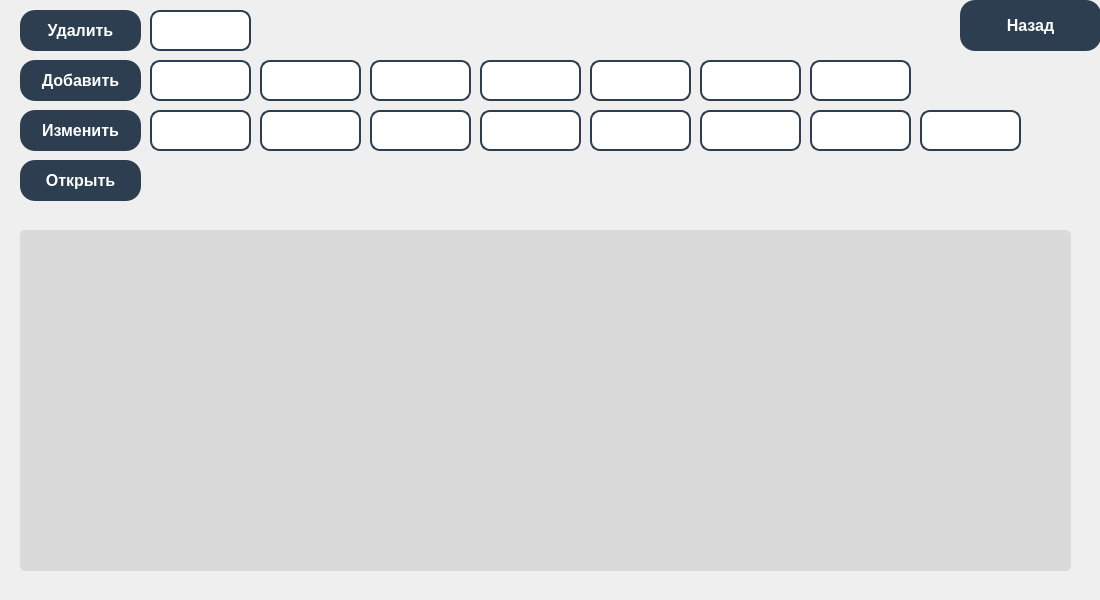
<?xml version="1.0" encoding="UTF-8"?>
<ui version="4.0">
 <class>MainWindow</class>
 <widget class="QMainWindow" name="MainWindow">
  <property name="geometry">
   <rect>
    <x>0</x>
    <y>0</y>
    <width>1100</width>
    <height>600</height>
   </rect>
  </property>
  <property name="minimumSize">
   <size>
    <width>1100</width>
    <height>600</height>
   </size>
  </property>
  <property name="maximumSize">
   <size>
    <width>1100</width>
    <height>600</height>
   </size>
  </property>
  <property name="sizeIncrement">
   <size>
    <width>1100</width>
    <height>600</height>
   </size>
  </property>
  <property name="baseSize">
   <size>
    <width>1100</width>
    <height>600</height>
   </size>
  </property>
  <property name="windowTitle">
   <string>drivers</string>
  </property>
  <property name="styleSheet">
   <string notr="true">/* Стили для фона */
QFrame#backgroundFrame {
    background-color: #f1f1f1;
}
font-family: &quot;Roboto&quot;, Arial, sans-serif;</string>
  </property>
  <widget class="QWidget" name="centralwidget">
   <widget class="QTableWidget" name="tableWidget">
    <property name="geometry">
     <rect>
      <x>20</x>
      <y>230</y>
      <width>1051</width>
      <height>341</height>
     </rect>
    </property>
    <property name="styleSheet">
     <string notr="true">background-color: rgb(218, 218, 218);
border-radius: 5px;</string>
    </property>
    <property name="dragEnabled">
     <bool>true</bool>
    </property>
   </widget>
   <widget class="QPushButton" name="Dell">
    <property name="geometry">
     <rect>
      <x>20</x>
      <y>10</y>
      <width>121</width>
      <height>41</height>
     </rect>
    </property>
    <property name="styleSheet">
     <string notr="true">/* Стили для обычной кнопки */
QPushButton {
    border: none;
    border-radius: 15px;
    padding: 10px 20px;
    font-size: 16px;
    font-weight: bold;
    color: white;
    background-color: #2c3e50;
}

/* Стили для кнопки при наведении */
QPushButton:hover {
    background-color: #34495e;
}

/* Стили для кнопки при нажатии */
QPushButton:pressed {
    background-color: #1f2b36;
}
</string>
    </property>
    <property name="text">
     <string>Удалить</string>
    </property>
   </widget>
   <widget class="QPushButton" name="Add">
    <property name="geometry">
     <rect>
      <x>20</x>
      <y>60</y>
      <width>121</width>
      <height>41</height>
     </rect>
    </property>
    <property name="styleSheet">
     <string notr="true">/* Стили для обычной кнопки */
QPushButton {
    border: none;
    border-radius: 15px;
    padding: 10px 20px;
    font-size: 16px;
    font-weight: bold;
    color: white;
    background-color: #2c3e50;
}

/* Стили для кнопки при наведении */
QPushButton:hover {
    background-color: #34495e;
}

/* Стили для кнопки при нажатии */
QPushButton:pressed {
    background-color: #1f2b36;
}
</string>
    </property>
    <property name="text">
     <string>Добавить</string>
    </property>
   </widget>
   <widget class="QPushButton" name="Change">
    <property name="geometry">
     <rect>
      <x>20</x>
      <y>110</y>
      <width>121</width>
      <height>41</height>
     </rect>
    </property>
    <property name="styleSheet">
     <string notr="true">/* Стили для обычной кнопки */
QPushButton {
    border: none;
    border-radius: 15px;
    padding: 10px 20px;
    font-size: 16px;
    font-weight: bold;
    color: white;
    background-color: #2c3e50;
}

/* Стили для кнопки при наведении */
QPushButton:hover {
    background-color: #34495e;
}

/* Стили для кнопки при нажатии */
QPushButton:pressed {
    background-color: #1f2b36;
}
</string>
    </property>
    <property name="text">
     <string>Изменить</string>
    </property>
   </widget>
   <widget class="QPushButton" name="Open">
    <property name="geometry">
     <rect>
      <x>20</x>
      <y>160</y>
      <width>121</width>
      <height>41</height>
     </rect>
    </property>
    <property name="styleSheet">
     <string notr="true">/* Стили для обычной кнопки */
QPushButton {
    border: none;
    border-radius: 15px;
    padding: 10px 20px;
    font-size: 16px;
    font-weight: bold;
    color: white;
    background-color: #2c3e50;
}

/* Стили для кнопки при наведении */
QPushButton:hover {
    background-color: #34495e;
}

/* Стили для кнопки при нажатии */
QPushButton:pressed {
    background-color: #1f2b36;
}
</string>
    </property>
    <property name="text">
     <string>Открыть</string>
    </property>
   </widget>
   <widget class="QPushButton" name="Back">
    <property name="geometry">
     <rect>
      <x>960</x>
      <y>0</y>
      <width>141</width>
      <height>51</height>
     </rect>
    </property>
    <property name="styleSheet">
     <string notr="true">/* Стили для обычной кнопки */
QPushButton {
    border: none;
    border-radius: 15px;
    padding: 10px 20px;
    font-size: 16px;
    font-weight: bold;
    color: white;
    background-color: #2c3e50;
}

/* Стили для кнопки при наведении */
QPushButton:hover {
    background-color: #34495e;
}

/* Стили для кнопки при нажатии */
QPushButton:pressed {
    background-color: #1f2b36;
}
</string>
    </property>
    <property name="text">
     <string>Назад</string>
    </property>
   </widget>
   <widget class="QLineEdit" name="DellLine">
    <property name="geometry">
     <rect>
      <x>150</x>
      <y>10</y>
      <width>101</width>
      <height>41</height>
     </rect>
    </property>
    <property name="styleSheet">
     <string notr="true">/* Стили для поля ввода */
QLineEdit {
    border: 2px solid #2c3e50;
    border-radius: 10px;
    padding: 8px;
    font-size: 13px;
    color: #2c3e50;
}

/* Стили для поля ввода при получении фокуса */
QLineEdit:focus {
    border-color: #34495e;
}
</string>
    </property>
    <property name="text">
     <string/>
    </property>
   </widget>
   <widget class="QLineEdit" name="AddLine">
    <property name="geometry">
     <rect>
      <x>150</x>
      <y>60</y>
      <width>101</width>
      <height>41</height>
     </rect>
    </property>
    <property name="styleSheet">
     <string notr="true">/* Стили для поля ввода */
QLineEdit {
    border: 2px solid #2c3e50;
    border-radius: 10px;
    padding: 8px;
    font-size: 13px;
    color: #2c3e50;
}

/* Стили для поля ввода при получении фокуса */
QLineEdit:focus {
    border-color: #34495e;
}
</string>
    </property>
   </widget>
   <widget class="QLineEdit" name="AddLine_1">
    <property name="geometry">
     <rect>
      <x>260</x>
      <y>60</y>
      <width>101</width>
      <height>41</height>
     </rect>
    </property>
    <property name="styleSheet">
     <string notr="true">/* Стили для поля ввода */
QLineEdit {
    border: 2px solid #2c3e50;
    border-radius: 10px;
    padding: 8px;
    font-size: 13px;
    color: #2c3e50;
}

/* Стили для поля ввода при получении фокуса */
QLineEdit:focus {
    border-color: #34495e;
}
</string>
    </property>
   </widget>
   <widget class="QLineEdit" name="AddLine_2">
    <property name="geometry">
     <rect>
      <x>370</x>
      <y>60</y>
      <width>101</width>
      <height>41</height>
     </rect>
    </property>
    <property name="styleSheet">
     <string notr="true">/* Стили для поля ввода */
QLineEdit {
    border: 2px solid #2c3e50;
    border-radius: 10px;
    padding: 8px;
    font-size: 13px;
    color: #2c3e50;
}

/* Стили для поля ввода при получении фокуса */
QLineEdit:focus {
    border-color: #34495e;
}
</string>
    </property>
   </widget>
   <widget class="QLineEdit" name="AddLine_3">
    <property name="geometry">
     <rect>
      <x>480</x>
      <y>60</y>
      <width>101</width>
      <height>41</height>
     </rect>
    </property>
    <property name="styleSheet">
     <string notr="true">/* Стили для поля ввода */
QLineEdit {
    border: 2px solid #2c3e50;
    border-radius: 10px;
    padding: 8px;
    font-size: 13px;
    color: #2c3e50;
}

/* Стили для поля ввода при получении фокуса */
QLineEdit:focus {
    border-color: #34495e;
}
</string>
    </property>
   </widget>
   <widget class="QLineEdit" name="ChangeLine_4">
    <property name="geometry">
     <rect>
      <x>590</x>
      <y>110</y>
      <width>101</width>
      <height>41</height>
     </rect>
    </property>
    <property name="styleSheet">
     <string notr="true">/* Стили для поля ввода */
QLineEdit {
    border: 2px solid #2c3e50;
    border-radius: 10px;
    padding: 8px;
    font-size: 13px;
    color: #2c3e50;
}

/* Стили для поля ввода при получении фокуса */
QLineEdit:focus {
    border-color: #34495e;
}
</string>
    </property>
   </widget>
   <widget class="QLineEdit" name="ChangeLine_1">
    <property name="geometry">
     <rect>
      <x>260</x>
      <y>110</y>
      <width>101</width>
      <height>41</height>
     </rect>
    </property>
    <property name="styleSheet">
     <string notr="true">/* Стили для поля ввода */
QLineEdit {
    border: 2px solid #2c3e50;
    border-radius: 10px;
    padding: 8px;
    font-size: 13px;
    color: #2c3e50;
}

/* Стили для поля ввода при получении фокуса */
QLineEdit:focus {
    border-color: #34495e;
}
</string>
    </property>
   </widget>
   <widget class="QLineEdit" name="ChangeLine_2">
    <property name="geometry">
     <rect>
      <x>370</x>
      <y>110</y>
      <width>101</width>
      <height>41</height>
     </rect>
    </property>
    <property name="styleSheet">
     <string notr="true">/* Стили для поля ввода */
QLineEdit {
    border: 2px solid #2c3e50;
    border-radius: 10px;
    padding: 8px;
    font-size: 13px;
    color: #2c3e50;
}

/* Стили для поля ввода при получении фокуса */
QLineEdit:focus {
    border-color: #34495e;
}
</string>
    </property>
   </widget>
   <widget class="QLineEdit" name="ChangeLine_3">
    <property name="geometry">
     <rect>
      <x>480</x>
      <y>110</y>
      <width>101</width>
      <height>41</height>
     </rect>
    </property>
    <property name="styleSheet">
     <string notr="true">/* Стили для поля ввода */
QLineEdit {
    border: 2px solid #2c3e50;
    border-radius: 10px;
    padding: 8px;
    font-size: 13px;
    color: #2c3e50;
}

/* Стили для поля ввода при получении фокуса */
QLineEdit:focus {
    border-color: #34495e;
}
</string>
    </property>
   </widget>
   <widget class="QLineEdit" name="ChangeLine">
    <property name="geometry">
     <rect>
      <x>150</x>
      <y>110</y>
      <width>101</width>
      <height>41</height>
     </rect>
    </property>
    <property name="styleSheet">
     <string notr="true">/* Стили для поля ввода */
QLineEdit {
    border: 2px solid #2c3e50;
    border-radius: 10px;
    padding: 8px;
    font-size: 13px;
    color: #2c3e50;
}

/* Стили для поля ввода при получении фокуса */
QLineEdit:focus {
    border-color: #34495e;
}
</string>
    </property>
   </widget>
   <widget class="QLineEdit" name="AddLine_4">
    <property name="geometry">
     <rect>
      <x>590</x>
      <y>60</y>
      <width>101</width>
      <height>41</height>
     </rect>
    </property>
    <property name="styleSheet">
     <string notr="true">/* Стили для поля ввода */
QLineEdit {
    border: 2px solid #2c3e50;
    border-radius: 10px;
    padding: 8px;
    font-size: 13px;
    color: #2c3e50;
}

/* Стили для поля ввода при получении фокуса */
QLineEdit:focus {
    border-color: #34495e;
}
</string>
    </property>
   </widget>
   <widget class="QLineEdit" name="AddLine_5">
    <property name="geometry">
     <rect>
      <x>700</x>
      <y>60</y>
      <width>101</width>
      <height>41</height>
     </rect>
    </property>
    <property name="styleSheet">
     <string notr="true">/* Стили для поля ввода */
QLineEdit {
    border: 2px solid #2c3e50;
    border-radius: 10px;
    padding: 8px;
    font-size: 13px;
    color: #2c3e50;
}

/* Стили для поля ввода при получении фокуса */
QLineEdit:focus {
    border-color: #34495e;
}
</string>
    </property>
   </widget>
   <widget class="QLineEdit" name="ChangeLine_5">
    <property name="geometry">
     <rect>
      <x>700</x>
      <y>110</y>
      <width>101</width>
      <height>41</height>
     </rect>
    </property>
    <property name="styleSheet">
     <string notr="true">/* Стили для поля ввода */
QLineEdit {
    border: 2px solid #2c3e50;
    border-radius: 10px;
    padding: 8px;
    font-size: 13px;
    color: #2c3e50;
}

/* Стили для поля ввода при получении фокуса */
QLineEdit:focus {
    border-color: #34495e;
}
</string>
    </property>
   </widget>
   <widget class="QLineEdit" name="ChangeLine_6">
    <property name="geometry">
     <rect>
      <x>810</x>
      <y>110</y>
      <width>101</width>
      <height>41</height>
     </rect>
    </property>
    <property name="styleSheet">
     <string notr="true">/* Стили для поля ввода */
QLineEdit {
    border: 2px solid #2c3e50;
    border-radius: 10px;
    padding: 8px;
    font-size: 13px;
    color: #2c3e50;
}

/* Стили для поля ввода при получении фокуса */
QLineEdit:focus {
    border-color: #34495e;
}
</string>
    </property>
   </widget>
   <widget class="QLineEdit" name="AddLine_6">
    <property name="geometry">
     <rect>
      <x>810</x>
      <y>60</y>
      <width>101</width>
      <height>41</height>
     </rect>
    </property>
    <property name="styleSheet">
     <string notr="true">/* Стили для поля ввода */
QLineEdit {
    border: 2px solid #2c3e50;
    border-radius: 10px;
    padding: 8px;
    font-size: 13px;
    color: #2c3e50;
}

/* Стили для поля ввода при получении фокуса */
QLineEdit:focus {
    border-color: #34495e;
}
</string>
    </property>
   </widget>
   <widget class="QLineEdit" name="ChangeLine_7">
    <property name="geometry">
     <rect>
      <x>920</x>
      <y>110</y>
      <width>101</width>
      <height>41</height>
     </rect>
    </property>
    <property name="styleSheet">
     <string notr="true">/* Стили для поля ввода */
QLineEdit {
    border: 2px solid #2c3e50;
    border-radius: 10px;
    padding: 8px;
    font-size: 13px;
    color: #2c3e50;
}

/* Стили для поля ввода при получении фокуса */
QLineEdit:focus {
    border-color: #34495e;
}
</string>
    </property>
   </widget>
  </widget>
 </widget>
 <resources/>
 <connections/>
</ui>
